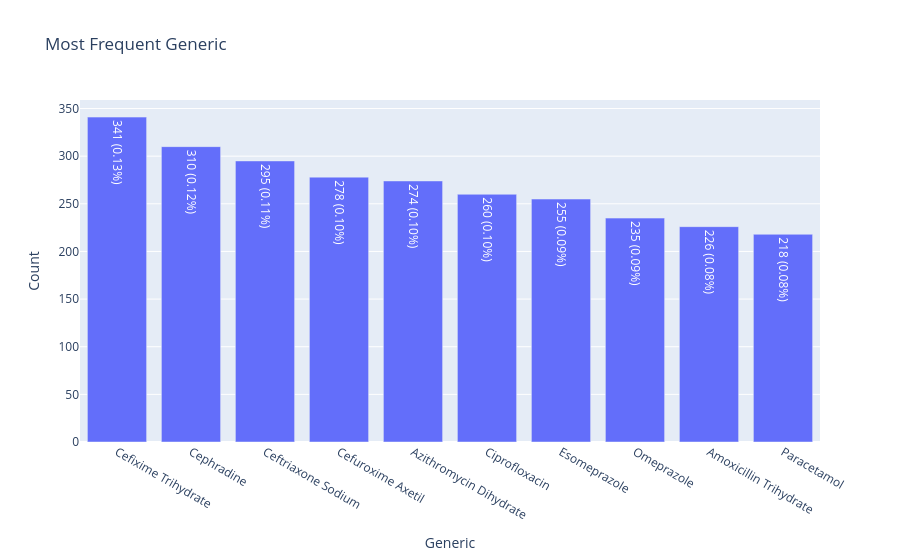

Notebook cell for this chart:
### Markdown cell above
## Top Generics

### Code cell
column_name = 'generic'
most_frequent_plot(column_name, 10)
print("Plotted top 10 generics.")

### Figure 1 — Plotly figure (JSON) as saved in the notebook; plotly's stock layout.template omitted (floating-point values rounded to 4 significant figures)
{"data": [{"hovertemplate": "Generic=%{x}<br>counts=%{y}<br>count_pct=%{text}<extra></extra>", "legendgroup": "", "marker": {"color": "#636efa", "pattern": {"shape": ""}}, "name": "", "orientation": "v", "showlegend": false, "text": ["341 (0.13%)", "310 (0.12%)", "295 (0.11%)", "278 (0.10%)", "274 (0.10%)", "260 (0.10%)", "255 (0.09%)", "235 (0.09%)", "226 (0.08%)", "218 (0.08%)"], "textposition": "auto", "type": "bar", "x": ["Cefixime Trihydrate", "Cephradine", "Ceftriaxone Sodium", "Cefuroxime Axetil", "Azithromycin Dihydrate", "Ciprofloxacin", "Esomeprazole", "Omeprazole", "Amoxicillin Trihydrate", "Paracetamol"], "xaxis": "x", "y": [341, 310, 295, 278, 274, 260, 255, 235, 226, 218], "yaxis": "y"}], "layout": {"barmode": "relative", "legend": {"tracegroupgap": 0}, "title": {"text": "Most Frequent Generic"}, "xaxis": {"anchor": "y", "domain": [0, 1], "title": {"text": "Generic"}}, "yaxis": {"anchor": "x", "domain": [0, 1], "title": {"text": "Count"}}}}
